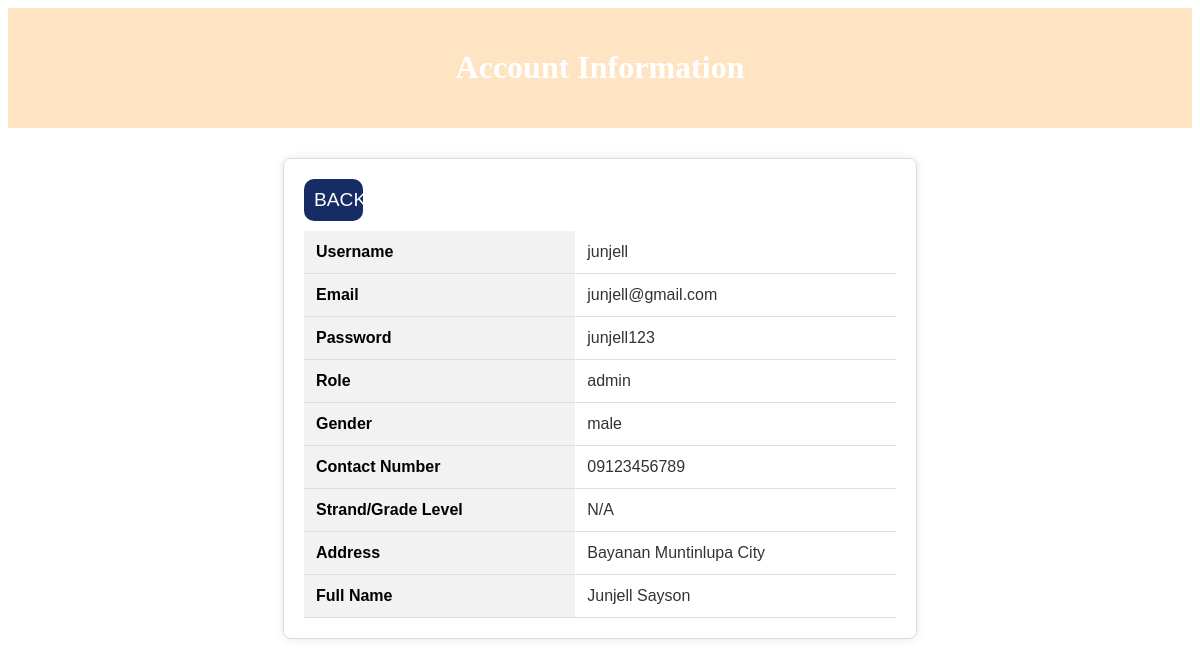
Screenshot of /account_info.php (signed in) with the database file from the repository.
### tables this page shows
CREATE TABLE `users` (
  `userID` int(11) NOT NULL,
  `username` varchar(255) NOT NULL,
  `email` varchar(255) NOT NULL,
  `password` varchar(255) NOT NULL,
  `role` enum('admin','student') NOT NULL,
  `gender` enum('male','female','other') DEFAULT 'other',
  `contactNumber` varchar(15) DEFAULT NULL,
  `strand_gradeLevel` varchar(50) DEFAULT NULL,
  `address` text DEFAULT NULL,
  `full_name` varchar(255) NOT NULL,
  `status` enum('Active','Not Active') DEFAULT 'Not Active'
);

### account_info.php (the view, shortened to what this page needs)
<?php
include 'db.php';
$user_id = $_SESSION['user_id'];
$sql = "SELECT username, email, role, gender, contactNumber, strand_gradeLevel, address, full_name, password FROM Users WHERE userID = ?";
$stmt = $conn->prepare($sql);
$stmt->bind_param("i", $user_id);
$stmt->execute();
$result = $stmt->get_result();
if ($result->num_rows > 0) {
    $user = $result->fetch_assoc();
} else {
    echo "User information not found.";
    exit();
}
?>
<!DOCTYPE html>
<html lang="en">
<head>
    <link rel="stylesheet" href="account_info.css">
</head>
<body>
    <div class="header">
        <h1>Account Information</h1>
    </div>
    <div class="container">
        <div class="back">
            <button type="BACK" onclick="redirectToDashboard('<?php echo $user['role']; ?>')">BACK</button>
        </div>
        <table>
            <tr>
                <th>Username</th>
                <td><?php echo htmlspecialchars($user['username']); ?></td>
            </tr>
            <tr>
                <th>Email</th>
                <td><?php echo htmlspecialchars($user['email']); ?></td>
            </tr>
            <tr>
                <th>Password</th>
                <td><?php echo htmlspecialchars($user['password']); ?></td>
            </tr>
            <tr>
                <th>Role</th>
                <td><?php echo htmlspecialchars($user['role']); ?></td>
            </tr>
            <tr>
                <th>Gender</th>
                <td><?php echo htmlspecialchars($user['gender']); ?></td>
            </tr>
            <tr>
                <th>Contact Number</th>
                <td><?php echo htmlspecialchars($user['contactNumber']); ?></td>
            </tr>
            <tr>
                <th>Strand/Grade Level</th>
                <td><?php echo htmlspecialchars($user['strand_gradeLevel']); ?></td>
            </tr>
            <tr>
                <th>Address</th>
                <td><?php echo htmlspecialchars($user['address']); ?></td>
            </tr>
            <tr>
                <th>Full Name</th>
                <td><?php echo htmlspecialchars($user['full_name']); ?></td>
            </tr>
        </table>
    </div>
</body>
</html>

### account_info.css (style rules this page uses)
.header { background-color: bisque; padding: 20px; text-align: center; color: white; }
.container { width: 50%; margin: 30px auto; padding: 20px; border: 1px solid #ddd; box-shadow: 0 0 10px rgba(0, 0, 0, 0.1); border-radius: 8px; }
table { width: 100%; border-collapse: collapse; font-family: Arial, sans-serif; }
th, td { padding: 12px; text-align: left; border-bottom: 1px solid #ddd; }
th { background-color: #f2f2f2; font-weight: bold; }
td { color: #333; }
button[type="BACK"] { display: block; justify-content: center; margin: 0 0 10px; width: 10%; padding: 10px; border-radius: 10px; background-color: #172b64; color: #fff; border: none; cursor: pointer; font-size: 1.2em; }

### rows the page displays
users: username "junjell", email "junjell@gmail.com", password "junjell123", role "admin", gender "male", contactNumber "09123456789", strand_gradeLevel "N/A", address "Bayanan Muntinlupa City", full_name "Junjell Sayson"
